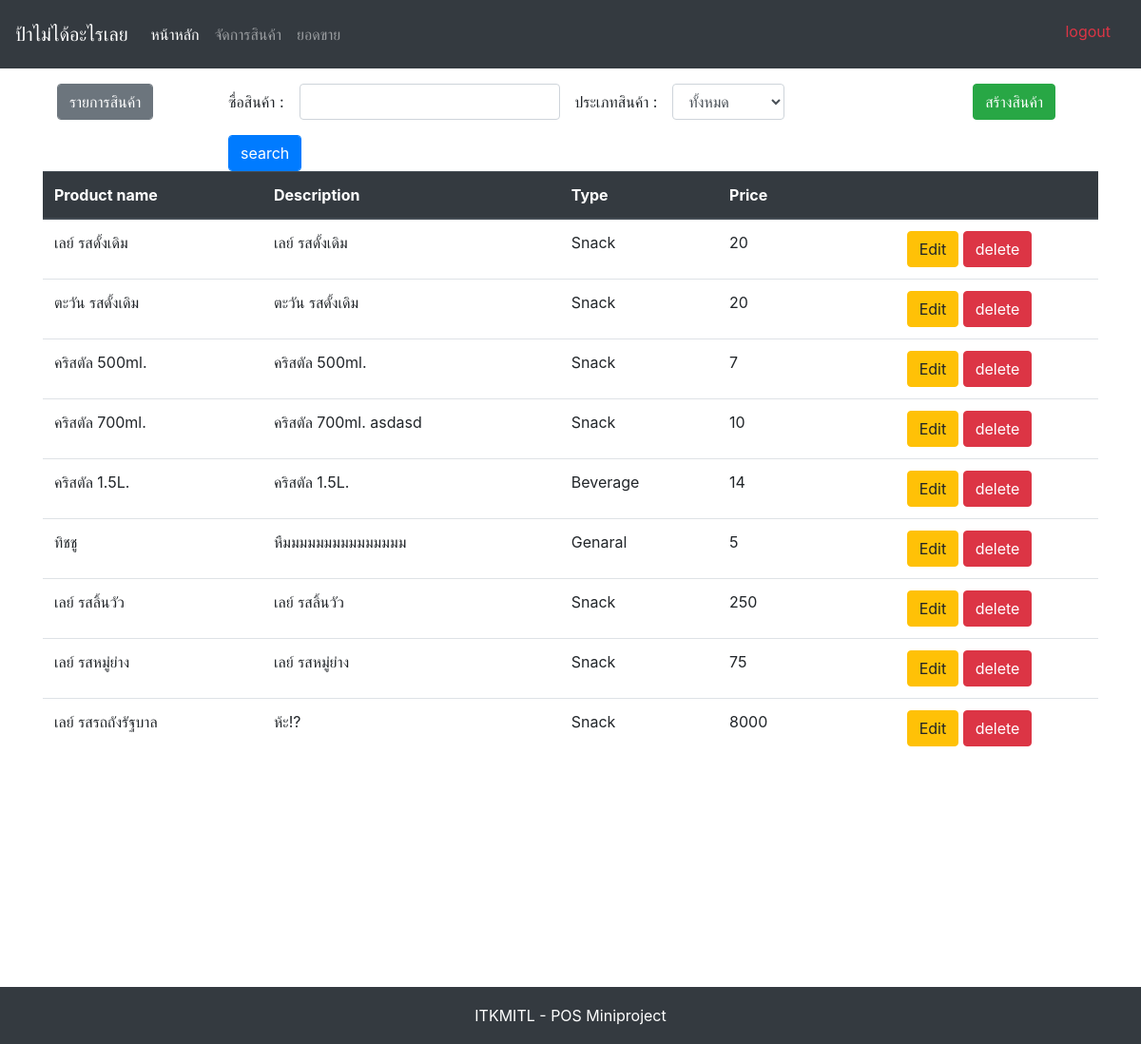
The app's page /manage/product (signed in) with its own data.
### shop/models.py (models this page shows, shortened)
class Product(models.Model):
    name = models.CharField(max_length=100)
    description = models.CharField(max_length=300, default='')
    price = models.IntegerField(default=0)
    ProductType = models.ForeignKey(ProductType, on_delete=models.CASCADE)

class ProductType(models.Model):
    name = models.CharField(max_length=100)
    description = models.CharField(max_length=300, default='')
    def __str__(self):
        return self.name

### management/views.py (the view)
# urls.py: path('manage/', include('management.urls')),
@login_required
def manage(request, manage_type):
    typee = ProductType.objects.all()
    products = Product.objects.all()
    type_want = typee
    search_name = request.GET.get('inputname', '')
    search_type = request.GET.get('inputtype')
    products = products.filter(name__contains=search_name)
    if search_type:
        products = products.filter(ProductType__name=search_type)
        type_want = type_want.filter(name=search_type)
    context = {
        'type' : typee,
        'type_want' : type_want,
        'product' : products,
        'search_name' : search_name,
        'search_type' : search_type,
        'manage_type' : manage_type, # 1 คือแสดงรายการสินค้า 2 แสดงรายการประเภทสินค้า
    }
    print(type_want)
    return render(request, template_name='management/manage.html', context=context)

### management/templates/management/manage.html (shortened to what this page needs)
{% extends "base.html" %}
{% block content %}
<div class="container">
    <div class="container-fluid">
        {% if manage_type == 'product' %}
        <form action="{% url 'manage' manage_type='product' %}" method="get" class='form-inline w-100'>
        {% elif manage_type == 'type' %}
        <form action="{% url 'manage' manage_type='type' %}" method="get" class='form-inline w-100'>
        {% endif %}
                <div class="row w-100">
                    <div class="col-2">
                        <div class="form-group">
                            {% if manage_type == 'type' %}
                            <a href="{% url 'manage' manage_type='product' %}">
                                <button type=button class="btn btn-secondary form-control mt-3  from-control"
                                    >ประเภทสินค้า</button>
                            </a>
                            {% elif manage_type == 'product' %}
                            <a href="{% url 'manage' manage_type='type' %}">
                                <button type=button class="btn btn-secondary form-control mt-3  from-control"
                                    >รายการสินค้า</button>
                            </a>
                            {% endif %}
                        </div>
                    </div>
                    <div class="col-8">
                        <div class="form-group">
                            {% if manage_type == 'product' %}
                            <label for="inputname">ซื่อสินค้า : </label>
                            <input type="text" name="inputname" id="inputname" class="form-control m-3"
                                value='{{ search_name }}'>
                            {% endif %}
                            <label for="inputtype">ประเภทสินค้า : </label>
                            <select name="inputtype" id="inputtype" class="form-control m-3">
                                <option value="">ทั้งหมด</option>
                            </select>
                            <button type="submit" class="btn btn-primary form-control mr-3">search</button>
                        </div>
                    </div>
                    <div class="col-2 text-right">
                        {% if manage_type == 'product' %}
                            <a href="{% url 'create' manage_type %}">
                                <div class="btn btn-success mt-3">สร้างสินค้า</div>
                            </a>
                            {% else %}
                            <a href="{% url 'create' manage_type %}">
                                <div class="btn btn-success mt-3">สร้างประเภทสินค้า</div>
                            </a>
                            {% endif %}
                    </div>
                </div>
            </form>
    </div>
    {% if manage_type == 'product' %}
    <div class='overflow-auto' style='height:615px;'>
        <table class='table'>
            <thead class="thead-dark">
            <tr>
                <th>Product name</th>
                <th>Description</th>
                <th>Type</th>
                <th>Price</th>
                <th>
                </th>
            </tr>
            </thead>
            {% for p in product%}
            <tr>
                <td>{{ p.name }}</td>
                <td>{{ p.description }}</td>
                <td>{{ p.ProductType }}</td>
                <td>{{ p.price }}</td>
                <td class='text-center'>
                    <a href="{% url 'edit' manage_type p.id %}">
                        <div class="btn btn-warning" id="{{p.id}}">Edit</div>
                    </a>
                    <a href="{% url 'delete' manage_type p.id %}">
                        <div class="btn btn-danger" id="{{p.id}}">delete</div>
                    </a>
                </td>
            </tr>
            {% endfor %}
        </table>
    </div>
    {% endif %}
    </div>
{% endblock %}

### templates/base.html (style rules this page uses)
html { position: relative; min-height: 100%; }
body { margin-bottom: 60px; }

### records on screen
Product: name "เลย์ รสดั้งเดิม", description "เลย์ รสดั้งเดิม", ProductType "Snack", price "20"
Product: name "ตะวัน รสดั้งเดิม", description "ตะวัน รสดั้งเดิม", ProductType "Snack", price "20"
Product: name "คริสตัล 500ml.", description "คริสตัล 500ml.", ProductType "Snack", price "7"
Product: name "คริสตัล 700ml.", description "คริสตัล 700ml. asdasd", ProductType "Snack", price "10"
Product: name "คริสตัล 1.5L.", description "คริสตัล 1.5L.", ProductType "Beverage", price "14"
Product: name "ทิชชู", description "หืมมมมมมมมมมมมมมม", ProductType "Genaral", price "5"
Product: name "เลย์ รสลิ้นวัว", description "เลย์ รสลิ้นวัว", ProductType "Snack", price "250"
Product: name "เลย์ รสหมู่ย่าง", description "เลย์ รสหมู่ย่าง", ProductType "Snack", price "75"
Product: name "เลย์ รสรถถังรัฐบาล", description "ห้ะ!?", ProductType "Snack", price "8000"
